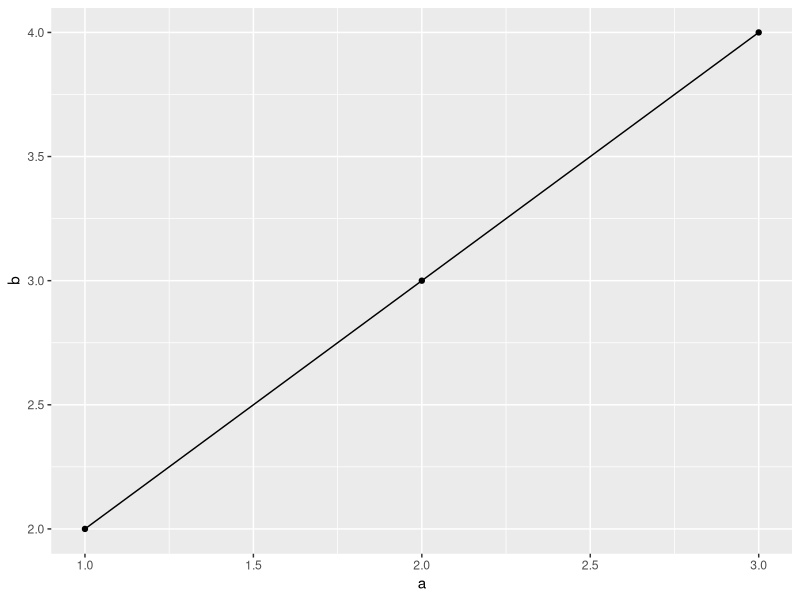

Write R code to recreate this figure.
## ---- chunk 1
knitr::opts_chunk$set(echo = TRUE, message = FALSE, warning = FALSE, error = FALSE)
## ---- chunk 2
library(tidyverse)
df <- tibble(a = 1:3, b = 2:4)
## ---- chunk 3
df %>% 
  ggplot(aes(a, b)) +
  geom_line() +
  geom_point()
